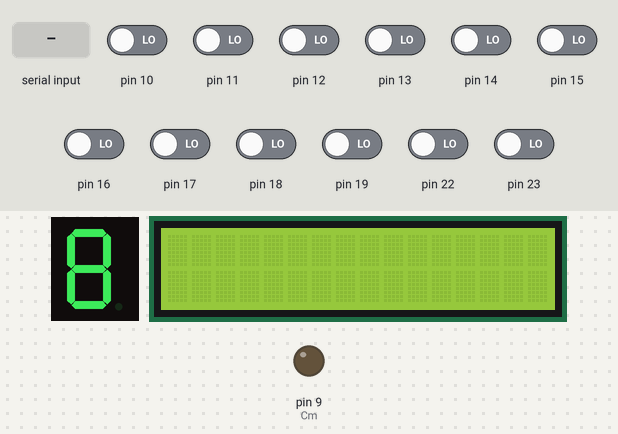
The sketch below on a simulated Arduino Uno, built with avr-gcc and run on an emulated ATmega328P. Parts: 1-digit seven-segment display, 16×2 character LCD, output pins drawn as LEDs (lit = HIGH). Wiring (inferred from the names in the program): 1-digit 7-segment display, segments lit when LOW: segments pin 6, pin 5, pin 4, pin 3, pin 2, pin 8, pin 7. Inputs (shaded band) come from the test bench; at power-on: pin 10–19, pin 22, pin 23 LOW. The segment pins are drawn as the display they are named for; pins used as bus, display or sensor lines are not drawn; what the sketch prints to the serial monitor is not drawn.

Above: at 1.2 s.
1.3 s: "0" received over Serial
At 2.2 s:
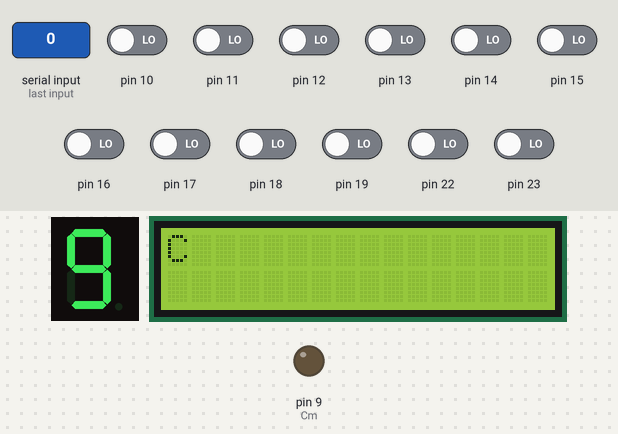
2.8 s: "2" received over Serial
At 3.3 s:
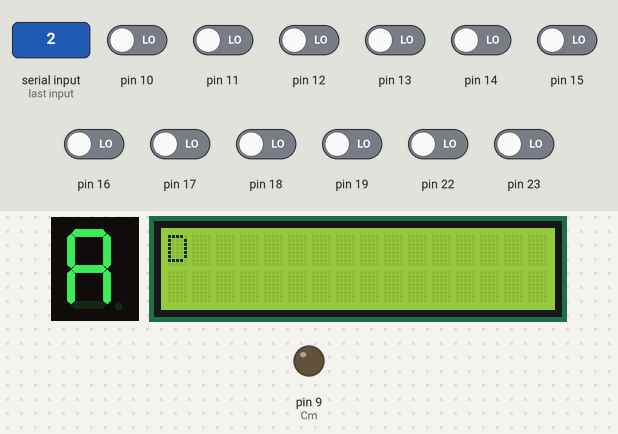
4.3 s: "H" received over Serial
At 5.8 s:
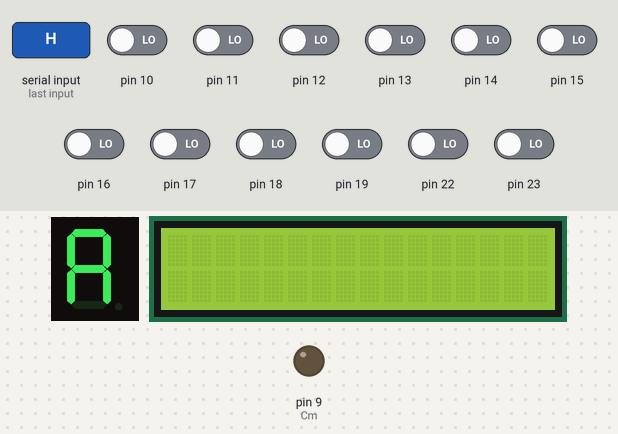
Timing chart, 0 to 7.3 s (numbered marks = the images above; inputs shaded):
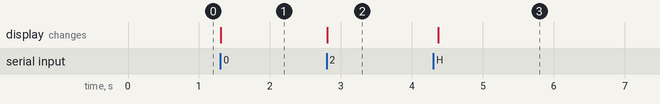

Measured:
- after the input at 1.3 s, the display: changes at once (image 1)
- after the input at 2.8 s, the display: changes at once (image 2)
- after the input at 4.3 s, the display: changes after 0.07 s (image 3)

The sketch:

code_ard.ino
```cpp
#include <LiquidCrystal_I2C.h>

// defining SARGAM Notes
#define C 2
#define D 3
#define E 4
#define F 5
#define G 6
#define A 7
#define B 8
#define Cm 9

// defining midi notes
int c[] = {60, 48, 36, 72, 84};
int d[] = {62, 74, 50, 38, 86};
int e[] = {64, 76,52, 40, 88};
int f[] = {65, 77, 53, 41,89};
int g[] = {67, 79, 55, 43,91};
int a[] = {69, 81, 57, 45, 93};
int b[] = {71, 83, 59, 47, 95};

int played;
LiquidCrystal_I2C lcd(0x27, 16, 2);

void setup() {
  Serial.begin(9600);

  lcd.init();
  lcd.backlight();

  for (int i=2; i<10; i++){pinMode(i, OUTPUT);}
}

void loop() {
//  for (int i=2; i<10; i++){digitalWrite(i, HIGH);}

  lcd.setCursor(0,0);
  if (Serial.available())
  {
    played = Serial.read();
    lcd.print(check(played));
    if (played == 72){all_off();lcd.clear();digitalWrite(Cm, HIGH);lcd.print("C");}
  }

}

String check(int n)
{

  Serial.println(n);
  for (int i=0; i<5; i++)
  {
    if (c[i] == n && n!=72){all_off();digitalWrite(C, HIGH);lcd.clear();return "C";}
    else if (d[i] == n){all_off();digitalWrite(D, HIGH);lcd.clear();return "D";}
    else if (e[i] == n){all_off();digitalWrite(E, HIGH);lcd.clear();return "E";}
    else if (f[i] == n){all_off();digitalWrite(F, HIGH);lcd.clear();return "F";}
    else if (g[i] == n){all_off();digitalWrite(G, HIGH);lcd.clear();return "G";}
    else if (a[i] == n){all_off();digitalWrite(A, HIGH);lcd.clear();return "A";}
    else if (b[i] == n){all_off();digitalWrite(B, HIGH);lcd.clear();return "B";}
  }
}

void all_off()
{
  for(int i=2; i<10;i++)
  {
    digitalWrite(i, LOW);
  }
}
```
